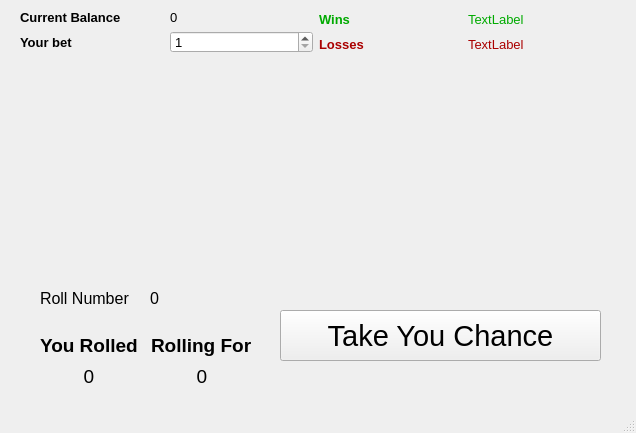
<?xml version="1.0" encoding="UTF-8"?>
<ui version="4.0">
 <class>CrapsMainWindow</class>
 <widget class="QMainWindow" name="CrapsMainWindow">
  <property name="geometry">
   <rect>
    <x>0</x>
    <y>0</y>
    <width>636</width>
    <height>433</height>
   </rect>
  </property>
  <property name="font">
   <font>
    <family>MS UI Gothic</family>
   </font>
  </property>
  <property name="windowTitle">
   <string>Craps-Qt</string>
  </property>
  <widget class="QWidget" name="centralwidget">
   <widget class="QWidget" name="layoutWidget">
    <property name="geometry">
     <rect>
      <x>20</x>
      <y>10</y>
      <width>591</width>
      <height>43</height>
     </rect>
    </property>
    <layout class="QHBoxLayout" name="upperBar">
     <item>
      <layout class="QGridLayout" name="bankAndBet">
       <item row="1" column="0">
        <widget class="QLabel" name="label_4">
         <property name="font">
          <font>
           <family>MS UI Gothic</family>
           <pointsize>10</pointsize>
           <weight>75</weight>
           <bold>true</bold>
          </font>
         </property>
         <property name="text">
          <string>Your bet</string>
         </property>
        </widget>
       </item>
       <item row="0" column="1">
        <widget class="QLabel" name="currentBankValueUI">
         <property name="font">
          <font>
           <family>MS UI Gothic</family>
           <pointsize>10</pointsize>
          </font>
         </property>
         <property name="text">
          <string>0</string>
         </property>
        </widget>
       </item>
       <item row="0" column="0">
        <widget class="QLabel" name="label_3">
         <property name="font">
          <font>
           <family>MS UI Gothic</family>
           <pointsize>10</pointsize>
           <weight>75</weight>
           <bold>true</bold>
          </font>
         </property>
         <property name="text">
          <string>Current Balance</string>
         </property>
        </widget>
       </item>
       <item row="1" column="1">
        <widget class="QSpinBox" name="userBetUI">
         <property name="font">
          <font>
           <family>MS UI Gothic</family>
           <pointsize>10</pointsize>
          </font>
         </property>
         <property name="minimum">
          <number>1</number>
         </property>
         <property name="maximum">
          <number>1000</number>
         </property>
         <property name="singleStep">
          <number>1</number>
         </property>
        </widget>
       </item>
      </layout>
     </item>
     <item>
      <layout class="QVBoxLayout" name="winsAndLosses">
       <item>
        <layout class="QHBoxLayout" name="horizontalLayout">
         <item>
          <widget class="QLabel" name="label">
           <property name="palette">
            <palette>
             <active>
              <colorrole role="WindowText">
               <brush brushstyle="SolidPattern">
                <color alpha="255">
                 <red>0</red>
                 <green>170</green>
                 <blue>0</blue>
                </color>
               </brush>
              </colorrole>
             </active>
             <inactive>
              <colorrole role="WindowText">
               <brush brushstyle="SolidPattern">
                <color alpha="255">
                 <red>0</red>
                 <green>170</green>
                 <blue>0</blue>
                </color>
               </brush>
              </colorrole>
             </inactive>
             <disabled>
              <colorrole role="WindowText">
               <brush brushstyle="SolidPattern">
                <color alpha="255">
                 <red>120</red>
                 <green>120</green>
                 <blue>120</blue>
                </color>
               </brush>
              </colorrole>
             </disabled>
            </palette>
           </property>
           <property name="font">
            <font>
             <family>MS UI Gothic</family>
             <pointsize>10</pointsize>
             <weight>75</weight>
             <bold>true</bold>
            </font>
           </property>
           <property name="text">
            <string>Wins</string>
           </property>
          </widget>
         </item>
         <item>
          <widget class="QLabel" name="winsCountUI">
           <property name="palette">
            <palette>
             <active>
              <colorrole role="WindowText">
               <brush brushstyle="SolidPattern">
                <color alpha="255">
                 <red>0</red>
                 <green>170</green>
                 <blue>0</blue>
                </color>
               </brush>
              </colorrole>
             </active>
             <inactive>
              <colorrole role="WindowText">
               <brush brushstyle="SolidPattern">
                <color alpha="255">
                 <red>0</red>
                 <green>170</green>
                 <blue>0</blue>
                </color>
               </brush>
              </colorrole>
             </inactive>
             <disabled>
              <colorrole role="WindowText">
               <brush brushstyle="SolidPattern">
                <color alpha="255">
                 <red>120</red>
                 <green>120</green>
                 <blue>120</blue>
                </color>
               </brush>
              </colorrole>
             </disabled>
            </palette>
           </property>
           <property name="font">
            <font>
             <family>MS UI Gothic</family>
             <pointsize>10</pointsize>
            </font>
           </property>
           <property name="text">
            <string>TextLabel</string>
           </property>
          </widget>
         </item>
        </layout>
       </item>
       <item>
        <layout class="QHBoxLayout" name="horizontalLayout_2">
         <item>
          <widget class="QLabel" name="label_5">
           <property name="palette">
            <palette>
             <active>
              <colorrole role="WindowText">
               <brush brushstyle="SolidPattern">
                <color alpha="255">
                 <red>170</red>
                 <green>0</green>
                 <blue>0</blue>
                </color>
               </brush>
              </colorrole>
             </active>
             <inactive>
              <colorrole role="WindowText">
               <brush brushstyle="SolidPattern">
                <color alpha="255">
                 <red>170</red>
                 <green>0</green>
                 <blue>0</blue>
                </color>
               </brush>
              </colorrole>
             </inactive>
             <disabled>
              <colorrole role="WindowText">
               <brush brushstyle="SolidPattern">
                <color alpha="255">
                 <red>120</red>
                 <green>120</green>
                 <blue>120</blue>
                </color>
               </brush>
              </colorrole>
             </disabled>
            </palette>
           </property>
           <property name="font">
            <font>
             <family>MS UI Gothic</family>
             <pointsize>10</pointsize>
             <weight>75</weight>
             <bold>true</bold>
            </font>
           </property>
           <property name="text">
            <string>Losses</string>
           </property>
          </widget>
         </item>
         <item>
          <widget class="QLabel" name="lossCountUI">
           <property name="palette">
            <palette>
             <active>
              <colorrole role="WindowText">
               <brush brushstyle="SolidPattern">
                <color alpha="255">
                 <red>170</red>
                 <green>0</green>
                 <blue>0</blue>
                </color>
               </brush>
              </colorrole>
             </active>
             <inactive>
              <colorrole role="WindowText">
               <brush brushstyle="SolidPattern">
                <color alpha="255">
                 <red>170</red>
                 <green>0</green>
                 <blue>0</blue>
                </color>
               </brush>
              </colorrole>
             </inactive>
             <disabled>
              <colorrole role="WindowText">
               <brush brushstyle="SolidPattern">
                <color alpha="255">
                 <red>120</red>
                 <green>120</green>
                 <blue>120</blue>
                </color>
               </brush>
              </colorrole>
             </disabled>
            </palette>
           </property>
           <property name="font">
            <font>
             <family>MS UI Gothic</family>
             <pointsize>10</pointsize>
            </font>
           </property>
           <property name="text">
            <string>TextLabel</string>
           </property>
          </widget>
         </item>
        </layout>
       </item>
      </layout>
     </item>
    </layout>
   </widget>
   <widget class="QWidget" name="layoutWidget">
    <property name="geometry">
     <rect>
      <x>20</x>
      <y>70</y>
      <width>591</width>
      <height>201</height>
     </rect>
    </property>
    <layout class="QHBoxLayout" name="dice">
     <item>
      <spacer name="horizontalSpacer_2">
       <property name="orientation">
        <enum>Qt::Horizontal</enum>
       </property>
       <property name="sizeHint" stdset="0">
        <size>
         <width>40</width>
         <height>20</height>
        </size>
       </property>
      </spacer>
     </item>
     <item>
      <widget class="QLabel" name="die1UI">
       <property name="text">
        <string/>
       </property>
       <property name="pixmap">
        <pixmap resource="crapsResources.qrc">:/dieImages/6</pixmap>
       </property>
      </widget>
     </item>
     <item>
      <spacer name="horizontalSpacer_3">
       <property name="orientation">
        <enum>Qt::Horizontal</enum>
       </property>
       <property name="sizeHint" stdset="0">
        <size>
         <width>40</width>
         <height>20</height>
        </size>
       </property>
      </spacer>
     </item>
     <item>
      <widget class="QLabel" name="die2UI">
       <property name="text">
        <string/>
       </property>
       <property name="pixmap">
        <pixmap resource="crapsResources.qrc">:/dieImages/5</pixmap>
       </property>
      </widget>
     </item>
     <item>
      <spacer name="horizontalSpacer_4">
       <property name="orientation">
        <enum>Qt::Horizontal</enum>
       </property>
       <property name="sizeHint" stdset="0">
        <size>
         <width>40</width>
         <height>20</height>
        </size>
       </property>
      </spacer>
     </item>
    </layout>
   </widget>
   <widget class="QPushButton" name="rollButton">
    <property name="geometry">
     <rect>
      <x>280</x>
      <y>310</y>
      <width>321</width>
      <height>51</height>
     </rect>
    </property>
    <property name="font">
     <font>
      <family>MS UI Gothic</family>
      <pointsize>22</pointsize>
     </font>
    </property>
    <property name="text">
     <string>Take You Chance</string>
    </property>
   </widget>
   <widget class="QWidget" name="verticalLayoutWidget_3">
    <property name="geometry">
     <rect>
      <x>40</x>
      <y>270</y>
      <width>213</width>
      <height>119</height>
     </rect>
    </property>
    <layout class="QVBoxLayout" name="verticalLayout_3">
     <item>
      <layout class="QHBoxLayout" name="horizontalLayout_5">
       <item>
        <widget class="QLabel" name="label_8">
         <property name="font">
          <font>
           <pointsize>12</pointsize>
          </font>
         </property>
         <property name="text">
          <string>Roll Number</string>
         </property>
        </widget>
       </item>
       <item>
        <widget class="QLabel" name="currentRollUI">
         <property name="font">
          <font>
           <pointsize>12</pointsize>
          </font>
         </property>
         <property name="text">
          <string>0</string>
         </property>
        </widget>
       </item>
      </layout>
     </item>
     <item>
      <layout class="QHBoxLayout" name="rollStats">
       <item>
        <layout class="QVBoxLayout" name="verticalLayout_2">
         <item>
          <widget class="QLabel" name="label_6">
           <property name="font">
            <font>
             <family>MS UI Gothic</family>
             <pointsize>14</pointsize>
             <weight>75</weight>
             <bold>true</bold>
            </font>
           </property>
           <property name="text">
            <string>You Rolled</string>
           </property>
          </widget>
         </item>
         <item>
          <widget class="QLabel" name="rollValueUI">
           <property name="font">
            <font>
             <family>MS UI Gothic</family>
             <pointsize>14</pointsize>
            </font>
           </property>
           <property name="text">
            <string>0</string>
           </property>
           <property name="alignment">
            <set>Qt::AlignCenter</set>
           </property>
          </widget>
         </item>
        </layout>
       </item>
       <item>
        <spacer name="horizontalSpacer_7">
         <property name="orientation">
          <enum>Qt::Horizontal</enum>
         </property>
         <property name="sizeHint" stdset="0">
          <size>
           <width>40</width>
           <height>20</height>
          </size>
         </property>
        </spacer>
       </item>
       <item>
        <layout class="QVBoxLayout" name="verticalLayout">
         <item>
          <widget class="QLabel" name="label_2">
           <property name="font">
            <font>
             <family>MS UI Gothic</family>
             <pointsize>14</pointsize>
             <weight>75</weight>
             <bold>true</bold>
            </font>
           </property>
           <property name="text">
            <string>Rolling For</string>
           </property>
          </widget>
         </item>
         <item>
          <widget class="QLabel" name="rollingForUI">
           <property name="font">
            <font>
             <family>MS UI Gothic</family>
             <pointsize>14</pointsize>
            </font>
           </property>
           <property name="text">
            <string>0</string>
           </property>
           <property name="alignment">
            <set>Qt::AlignCenter</set>
           </property>
          </widget>
         </item>
        </layout>
       </item>
      </layout>
     </item>
    </layout>
   </widget>
   <widget class="QLabel" name="statusUI">
    <property name="geometry">
     <rect>
      <x>270</x>
      <y>280</y>
      <width>201</width>
      <height>16</height>
     </rect>
    </property>
    <property name="text">
     <string/>
    </property>
   </widget>
  </widget>
  <widget class="QMenuBar" name="menubar">
   <property name="geometry">
    <rect>
     <x>0</x>
     <y>0</y>
     <width>636</width>
     <height>21</height>
    </rect>
   </property>
  </widget>
  <widget class="QStatusBar" name="statusbar"/>
 </widget>
 <resources>
  <include location="crapsResources.qrc"/>
 </resources>
 <connections/>
</ui>
